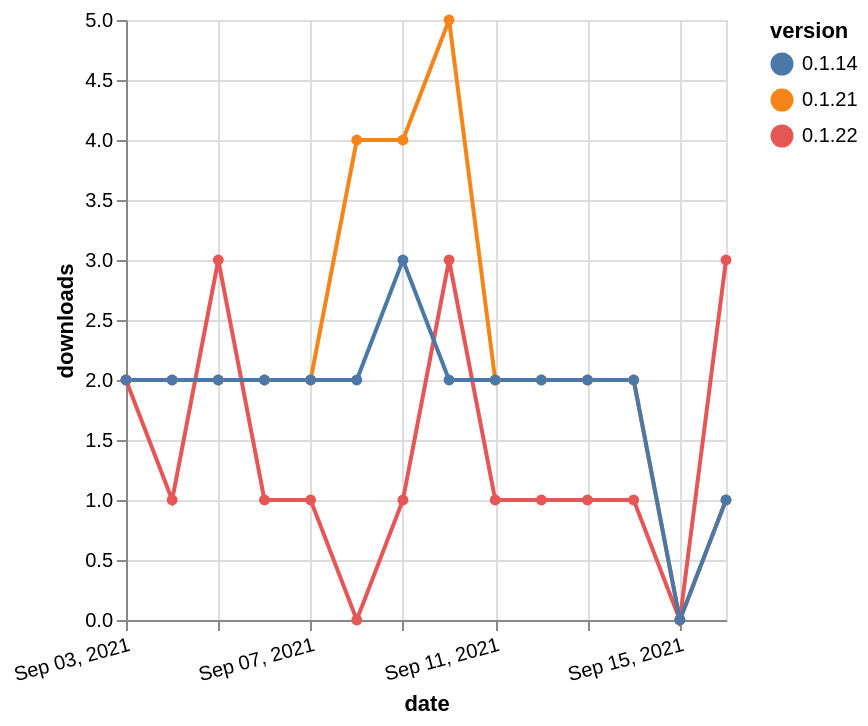

Source (Vega-Lite JSON):
### Vega-Lite specification from a JSON file in a GitHub repository (floating-point values rounded to 4 significant figures)
{"$schema": "https://vega.github.io/schema/vega-lite/v5.json", "description": "A simple bar chart with embedded data.", "data": {"values": [{"date": "2021-09-03", "total": 2768, "delta": 2, "version": "0.1.21"}, {"date": "2021-09-04", "total": 2770, "delta": 2, "version": "0.1.21"}, {"date": "2021-09-05", "total": 2772, "delta": 2, "version": "0.1.21"}, {"date": "2021-09-06", "total": 2774, "delta": 2, "version": "0.1.21"}, {"date": "2021-09-07", "total": 2776, "delta": 2, "version": "0.1.21"}, {"date": "2021-09-08", "total": 2780, "delta": 4, "version": "0.1.21"}, {"date": "2021-09-09", "total": 2784, "delta": 4, "version": "0.1.21"}, {"date": "2021-09-10", "total": 2789, "delta": 5, "version": "0.1.21"}, {"date": "2021-09-11", "total": 2791, "delta": 2, "version": "0.1.21"}, {"date": "2021-09-12", "total": 2793, "delta": 2, "version": "0.1.21"}, {"date": "2021-09-13", "total": 2795, "delta": 2, "version": "0.1.21"}, {"date": "2021-09-14", "total": 2797, "delta": 2, "version": "0.1.21"}, {"date": "2021-09-15", "total": 2797, "delta": 0, "version": "0.1.21"}, {"date": "2021-09-16", "total": 2798, "delta": 1, "version": "0.1.21"}, {"date": "2021-09-03", "total": 163, "delta": 2, "version": "0.1.22"}, {"date": "2021-09-04", "total": 164, "delta": 1, "version": "0.1.22"}, {"date": "2021-09-05", "total": 167, "delta": 3, "version": "0.1.22"}, {"date": "2021-09-06", "total": 168, "delta": 1, "version": "0.1.22"}, {"date": "2021-09-07", "total": 169, "delta": 1, "version": "0.1.22"}, {"date": "2021-09-08", "total": 169, "delta": 0, "version": "0.1.22"}, {"date": "2021-09-09", "total": 170, "delta": 1, "version": "0.1.22"}, {"date": "2021-09-10", "total": 173, "delta": 3, "version": "0.1.22"}, {"date": "2021-09-11", "total": 174, "delta": 1, "version": "0.1.22"}, {"date": "2021-09-12", "total": 175, "delta": 1, "version": "0.1.22"}, {"date": "2021-09-13", "total": 176, "delta": 1, "version": "0.1.22"}, {"date": "2021-09-14", "total": 177, "delta": 1, "version": "0.1.22"}, {"date": "2021-09-15", "total": 177, "delta": 0, "version": "0.1.22"}, {"date": "2021-09-16", "total": 180, "delta": 3, "version": "0.1.22"}, {"date": "2021-09-03", "total": 2284, "delta": 2, "version": "0.1.14"}, {"date": "2021-09-04", "total": 2286, "delta": 2, "version": "0.1.14"}, {"date": "2021-09-05", "total": 2288, "delta": 2, "version": "0.1.14"}, {"date": "2021-09-06", "total": 2290, "delta": 2, "version": "0.1.14"}, {"date": "2021-09-07", "total": 2292, "delta": 2, "version": "0.1.14"}, {"date": "2021-09-08", "total": 2294, "delta": 2, "version": "0.1.14"}, {"date": "2021-09-09", "total": 2297, "delta": 3, "version": "0.1.14"}, {"date": "2021-09-10", "total": 2299, "delta": 2, "version": "0.1.14"}, {"date": "2021-09-11", "total": 2301, "delta": 2, "version": "0.1.14"}, {"date": "2021-09-12", "total": 2303, "delta": 2, "version": "0.1.14"}, {"date": "2021-09-13", "total": 2305, "delta": 2, "version": "0.1.14"}, {"date": "2021-09-14", "total": 2307, "delta": 2, "version": "0.1.14"}, {"date": "2021-09-15", "total": 2307, "delta": 0, "version": "0.1.14"}, {"date": "2021-09-16", "total": 2308, "delta": 1, "version": "0.1.14"}]}, "width": "container", "mark": {"type": "line", "point": {"filled": true}}, "encoding": {"x": {"field": "date", "type": "temporal", "timeUnit": "yearmonthdate", "title": "date", "axis": {"labelAngle": -15}}, "y": {"field": "delta", "type": "quantitative", "title": "downloads"}, "color": {"field": "version", "type": "nominal"}, "tooltip": {"field": "delta"}}}
